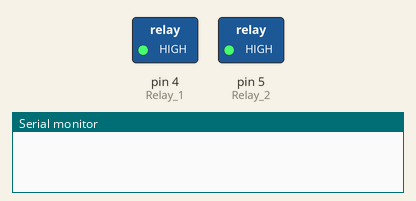
Simulated run of this sketch. Board: Arduino Uno, built for the host (arithmetic inside an expression is 32-bit, double 64-bit). Shown: switched loads named in the sketch (green lamp = pin HIGH), the last lines printed to the serial monitor.

Above: at 0.1 s.
At 50.1 s:
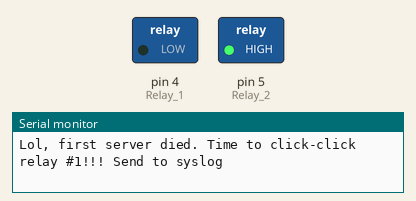
Timing chart, 0 to 56.5 s (numbered marks = the images above):
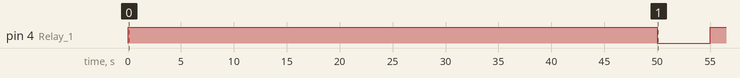

Measured:
- by itself, pin 4 (Relay_1): HIGH → LOW at 50.0 s, → HIGH 5.0 s later

The sketch:

WatchRat.ino
```cpp
// (licence header left out)
#include <EtherCard.h>

#define DEAD_HAND_TIMEOUT  50000000
#define TURNON_TIMEOUT  5000
#define BOOT_TIMEOUT  250000000
#define SYSLOG_PORT 514

#define RELAY_ON 0
#define RELAY_OFF 1
#define Relay_1 4
#define Relay_2 5

// Enter a MAC address and IP address for your controller below.
// The IP address will be dependent on your local network:
// ethernet interface mac address, must be unique on the LAN
static byte mymac[] = { 0x74, 0x69, 0x69, 0x2D, 0x30, 0x31 };

byte Ethernet::buffer[700];
Stash stash;
static uint32_t timer;
static uint32_t DeadTimerForFirstRelayServer;
static bool firstServerBooting = false;


static byte myip[] = {10, 254, 3, 254};
static byte netmask[] = {255, 255, 255, 255};
static byte gateway[] = {10, 254, 3, 100};
static byte firstDns[] = {10, 254, 3, 100};

static byte firstRelayServer[] = {10, 254, 3, 100};

static byte syslogServer[] = {10, 254, 3, 200};
static byte syslogSession;

//timing variable
int res = 100; // was 0

// called when a ping comes in (replies to it are automatic)
static void gotPinged (byte* ptr) {
  ether.printIp(">>> ping from: ", ptr);
}

void setup () {
  Serial.begin(115200);

  initialize_ethernet();
  digitalWrite(Relay_1, RELAY_OFF);
  pinMode(Relay_1, OUTPUT);
  digitalWrite(Relay_2, RELAY_OFF);
  pinMode(Relay_2, OUTPUT);

  timer = -9999999; // start timing out right away
  DeadTimerForFirstRelayServer = micros();
}

void loop () {

  word len = ether.packetReceive(); // go receive new packets
  word pos = ether.packetLoop(len); // respond to incoming pings

  const char* reply = ether.tcpReply(syslogSession);
  if (reply != 0) {
    Serial.println("Got a response!");
    Serial.println(reply);
  }


  if (!firstServerBooting) {
    // ping a remote server once every few seconds
    if (micros() - timer >= 5000000) {
      ether.copyIp(ether.hisip, firstRelayServer);
      ether.printIp("Pinging: ", ether.hisip);
      timer = micros();
      ether.clientIcmpRequest(ether.hisip);

    }
    // report whenever a reply to our outgoing ping comes back
    if (len > 0 && ether.packetLoopIcmpCheckReply(ether.hisip)) {
      DeadTimerForFirstRelayServer = micros();
      Serial.print("  ");
      Serial.print((micros() - timer) * 0.001, 3);
      Serial.println(" ms");
    }
    if (DEAD_HAND_TIMEOUT < (micros() - DeadTimerForFirstRelayServer)) {
      Serial.println("Lol, first server died. Time to click-click relay #1!!! Send to syslog");
      firstServerBooting = true;
      //---*syslog*---
      Stash::prepare(PSTR("<000> First server didn't answer on ping. Try to powerOn." "\r\n"));
      ether.copyIp(ether.hisip, syslogServer);
      ether.hisport = SYSLOG_PORT;
      syslogSession = ether.tcpSend();
      //---*syslog*---

      digitalWrite(Relay_1, RELAY_ON);// set the Relay ON
      delay(TURNON_TIMEOUT); // wait for powerup
      digitalWrite(Relay_1, RELAY_OFF);// set the Relay ON
      DeadTimerForFirstRelayServer = micros();
    }
  } else {
    if (BOOT_TIMEOUT < (micros() - DeadTimerForFirstRelayServer) ) {
      firstServerBooting = false;
      DeadTimerForFirstRelayServer = micros();
    }
  }
}


void initialize_ethernet(void) {
  for (;;) { // keep trying until you succeed
    //Reinitialize ethernet module
    //pinMode(5, OUTPUT);  // do notknow what this is for, i ve got something elso on pin5
    //Serial.println("Reseting Ethernet...");
    //digitalWrite(5, LOW);
    //delay(1000);
    //digitalWrite(5, HIGH);
    //delay(500);

    if (ether.begin(sizeof Ethernet::buffer, mymac) == 0)
      Serial.println(F("Failed to access Ethernet controller."));

    if (!ether.staticSetup(myip, gateway, firstDns, netmask))
      Serial.println(F("Failed to setup IP."));

    ether.printIp("IP:  ", ether.myip);
    ether.printIp("GW:  ", ether.gwip);
    ether.printIp("DNS: ", ether.dnsip);

    // call this to report others pinging us
    ether.registerPingCallback(gotPinged);

    //reset init value
    res = 180;
    break;
  }
}
```
